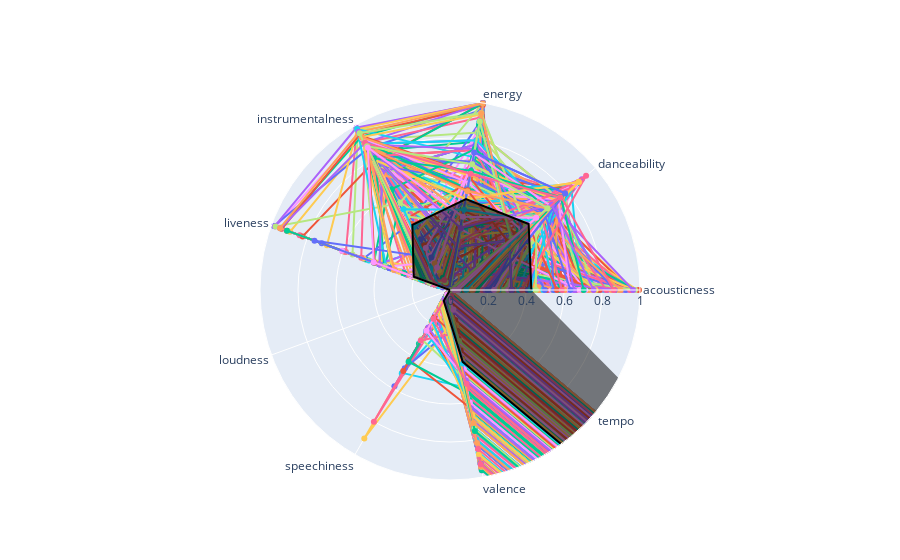

Source (notebook cell):
### Code cell
import plotly.graph_objects as go

# Create the data for the chart
categories = ['acousticness', 'danceability', 'energy', 'instrumentalness', 'liveness', 'loudness', 'speechiness', 'valence', 'tempo']
values = df[categories].values
mean_values = df[categories].mean().values
display(values)

# Create the plotly figure
fig = go.Figure()

for i in range(0, len(values)):
    # Add the trace
    fig.add_trace(go.Scatterpolar(
        r=values[i],
        theta=categories,
        # fill='toself',
        name=df['name'][i]
    ))
# # Add the radar trace
fig.add_trace(go.Scatterpolar(
      r=mean_values,
      theta=categories,
      fill='toself',
      mode='lines',
      line = dict(color = 'black'),
))
# Update the layout
fig.update_layout(
  polar=dict(
    radialaxis=dict(
      visible=True,
      range=[0, 1]
    )),
  showlegend=False
)
# fig.layout.polar.radialaxis['range'] = [0, -60]


# Show the figure
fig.show()
